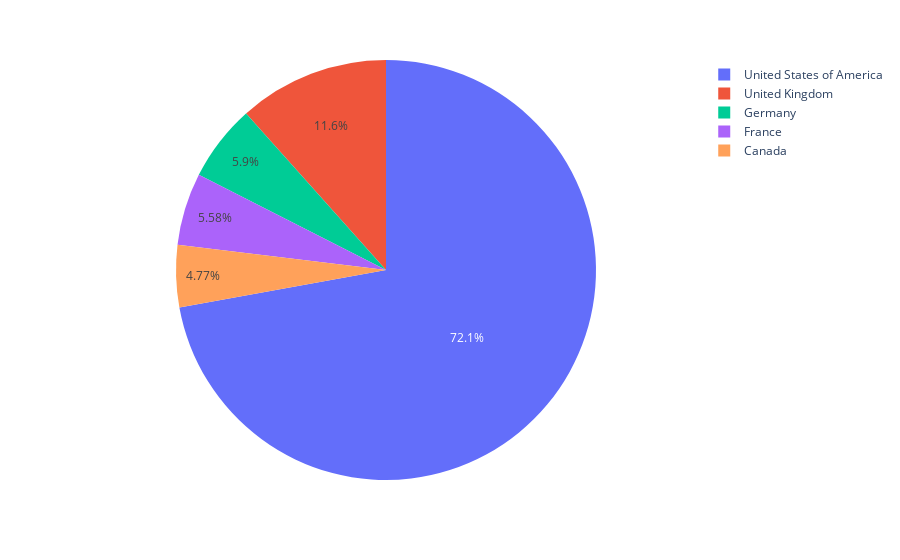

The notebook cell this image was saved under:
### Code cell
px.pie(pc ,
       names = "Production Country",
       values = "Frequency",
     )

### Figure 1 — Plotly figure (JSON) as saved in the notebook; plotly's stock layout.template omitted (floating-point values rounded to 4 significant figures)
{"data": [{"domain": {"x": [0, 1], "y": [0, 1]}, "hovertemplate": "Production Country=%{label}<br>Frequency=%{value}<extra></extra>", "labels": ["United States of America", "United Kingdom", "Germany", "France", "Canada"], "legendgroup": "", "name": "", "showlegend": true, "type": "pie", "values": [3959, 637, 324, 306, 262]}], "layout": {"legend": {"tracegroupgap": 0}, "margin": {"t": 60}}}
